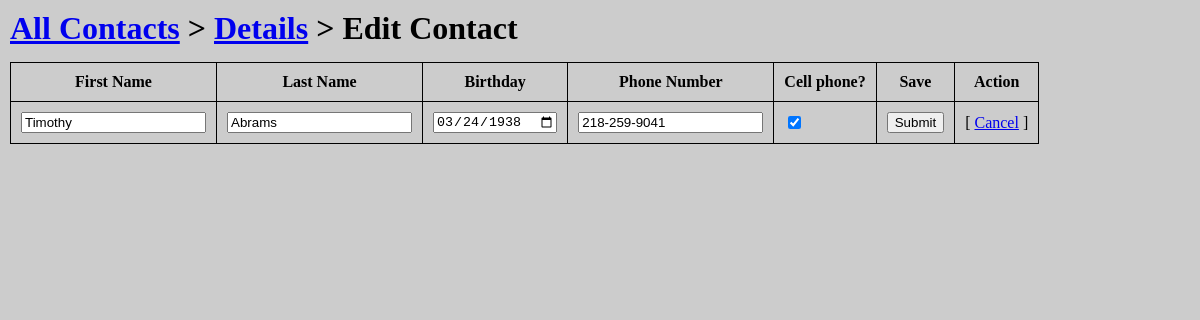
/contactsApp/12/edit/, run on the app's committed database.
### contactsApp/models.py (models this page shows, shortened)
class Contact(models.Model):
    first_name = models.CharField(max_length=200)
    last_name = models.CharField(max_length=200)
    birthday = models.DateField()
    phone_number = models.CharField(max_length=200)
    is_cell = models.BooleanField()

### contactsApp/views.py (the view)
# urls.py: path('<int:contact_id>/edit/', views.edit, name='edit'),
def edit(request, contact_id):
    contact = Contact.objects.get(id=contact_id)
    context = {'contact': contact}
    return render(request, 'contactsApp/edit.html', context)

### contactsApp/templates/contactsApp/edit.html (shortened to what this page needs)
<!DOCTYPE html>
<html lang="en" dir="ltr">
  <head>
  </head>
  <body>
    <div id="container">
      <h1><a href="{% url 'contactsApp:index' %}">All Contacts</a> &gt; <a href="/contactsApp/{{contact.id}}/">Details</a> &gt; Edit Contact</h1>
      <div>
        <form action="{% url 'contactsApp:save_contact' %}" method="post">
          <table>
            <tr>
              <th>First Name</th>
              <th>Last Name</th>
              <th>Birthday</th>
              <th>Phone Number</th>
              <th>Cell phone?</th>
              <th>Save</th>
              <th>Action</th>
            </tr>
            <tr>
              <td><input type="text" name="first_name" value="{{contact.first_name}}" placeholder="enter first name"/></td>
              <td><input type="text" name="last_name" value="{{contact.last_name}}" placeholder="enter last name"/></td>
              <td><input type="date" name="birthday" value="{{contact.birthday|date:"Y-m-d"}}" placeholder="enter birthday"/></td>
              <td><input type="text" name="phone_number" value="{{contact.phone_number}}" placeholder="enter phone number"/></td>
              {% if contact.is_cell %}
                <td><input type="checkbox" name="is_cell" checked/></td>
              {% else %}
                <td><input type="checkbox" name="is_cell"/></td>
              {% endif %}
              <td><input type="submit" value="Submit"></td>
              <td>[ <a href="/contactsApp/{{contact.id}}/">Cancel</a> ]</td>
            </tr>
          </table>
        </form>
      </div>
    </div>
  </body>
</html>

### contactsApp/templates/contactsApp/edit.html (style rules this page uses)
html, body { box-sizing: border-box; height: 100%; margin: 0; min-height: 100%; padding: 0; width: 100%; }
#container { background-color: #CCC; padding: 10px; height: 100%; display: flex; align-items: flex-start; flex-direction: column; justify-content: flex-start; }
#container > h1 { margin: 0; }
table { border-collapse: collapse; }
th, td { border: 1px solid black; padding: 10px; }
h1 { padding-bottom: 15px; }

### data on the page
Contact: first_name "Timothy", last_name "Abrams", birthday "03/24/1938", phone_number "218-259-9041"
